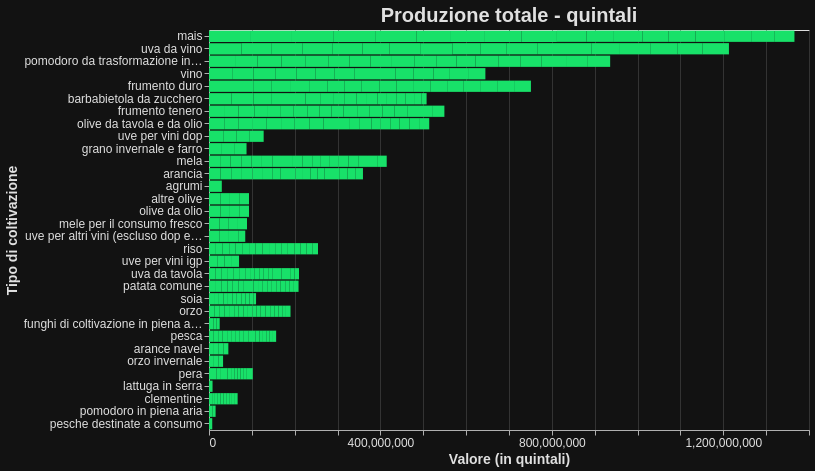

Write a Vega-Lite specification for this figure.
### Vega-Lite specification from a JSON file in a GitHub repository (floating-point values rounded to 4 significant figures; data arrays with more than 128 entries replaced by an {"elided": "..."} marker saying what was removed)
{"$schema": "https://vega.github.io/schema/vega-lite/v5.15.1.json", "config": {"axis": {"domainColor": "#B0B0B0", "gridColor": "#333333", "labelColor": "#E0E0E0", "labelFontSize": 12, "tickColor": "#B0B0B0", "titleColor": "#E0E0E0", "titleFontSize": 14}, "background": "#121212", "legend": {"labelColor": "#E0E0E0", "titleColor": "#E0E0E0"}, "mark": {"color": "#1f77b4"}, "title": {"color": "#E0E0E0", "fontSize": 20}}, "data": {"name": "data-020dfa2233296008881955ea900aa145"}, "datasets": {"data-020dfa2233296008881955ea900aa145": {"elided": "339 records"}}, "encoding": {"opacity": {"condition": {"param": "param_37", "value": 1}, "value": 0.2}, "tooltip": [{"field": "Tipo di coltivazione", "type": "nominal"}, {"field": "Valore (in quintali)", "type": "quantitative"}], "x": {"field": "Valore (in quintali)", "sort": "-y", "type": "quantitative"}, "y": {"field": "Tipo di coltivazione", "sort": null, "type": "nominal"}}, "height": 400, "mark": {"color": "#18E169", "type": "bar"}, "params": [{"bind": {"input": "select", "name": "Anno: ", "options": [2006, 2007, 2008, 2009, 2010, 2011, 2012, 2013, 2014, 2015, 2016, 2017, 2018, 2019, 2020, 2021, 2022, 2023]}, "name": "param_37", "select": {"fields": ["TIME"], "type": "point"}}], "title": "Produzione totale - quintali", "transform": [{"filter": {"param": "param_37"}}], "width": 600}
